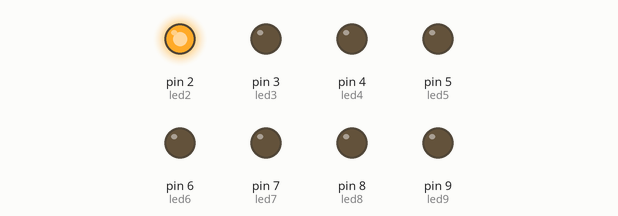
Simulated run of this sketch. Board: Arduino Uno, built with avr-gcc and run on an emulated ATmega328P. Parts: output pins drawn as LEDs (lit = HIGH).

Above: at 0.02 s.
At 0.27 s:
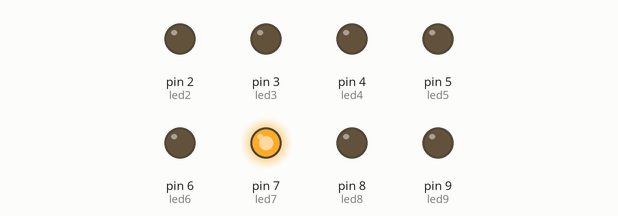
At 0.57 s:
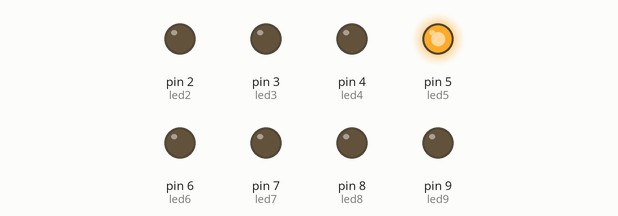
At 1.37 s:
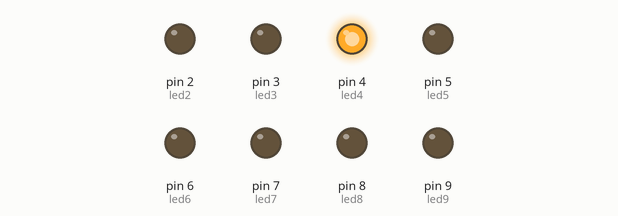
At 2.02 s:
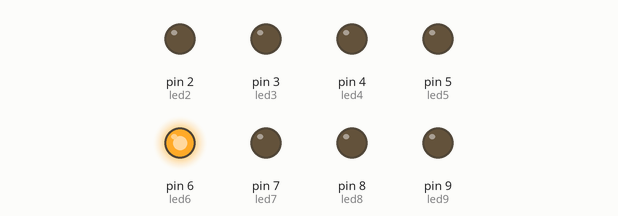
At 2.92 s:
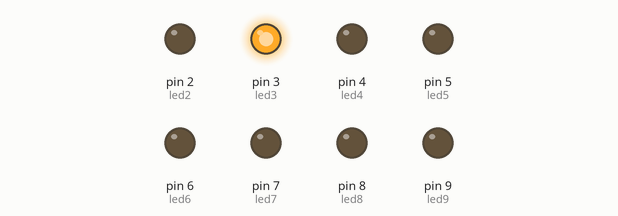
Timing chart, 0 to 3.2 s (numbered marks = the images above):
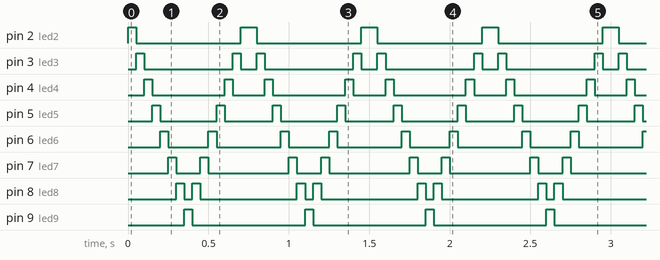

The sketch:

Linea.ino
```cpp
byte led2 = 2;
byte led3 = 3;
byte led4 = 4;
byte led5 = 5;
byte led6 = 6;
byte led7 = 7;
byte led8 = 8;
byte led9 = 9;

void setup() {
  pinMode(led2, OUTPUT);
  pinMode(led3, OUTPUT);
  pinMode(led4, OUTPUT);
  pinMode(led5, OUTPUT);
  pinMode(led6, OUTPUT);
  pinMode(led7, OUTPUT);
  pinMode(led8, OUTPUT);
  pinMode(led9, OUTPUT);
  Serial.begin(9600);
}

void loop() {

  digitalWrite(led2, LOW);
  digitalWrite(led3, LOW);
  digitalWrite(led4, LOW);
  digitalWrite(led5, LOW);
  digitalWrite(led6, LOW);
  digitalWrite(led7, LOW);
  digitalWrite(led8, LOW);
  digitalWrite(led9, LOW);

  ///Hacia enfrente

  digitalWrite(led2,HIGH);
  delay(50);

  digitalWrite(led2, LOW);
  digitalWrite(led3,HIGH);
  delay(50);

  digitalWrite(led3, LOW);
  digitalWrite(led4,HIGH);
  delay(50);

  digitalWrite(led4, LOW);
  digitalWrite(led5,HIGH);
  delay(50);

  digitalWrite(led5, LOW);
  digitalWrite(led6,HIGH);
  delay(50);

  digitalWrite(led6, LOW);
  digitalWrite(led7,HIGH);
  delay(50);

  digitalWrite(led7, LOW);
  digitalWrite(led8,HIGH);
  delay(50);

  digitalWrite(led8, LOW);
  digitalWrite(led9,HIGH);
  delay(50);


  ///Hacia atras

  digitalWrite(led9, LOW);
  digitalWrite(led8,HIGH);
  delay(50);

  digitalWrite(led8, LOW);
  digitalWrite(led7,HIGH);
  delay(50);

  digitalWrite(led7, LOW);
  digitalWrite(led6,HIGH);
  delay(50);

  digitalWrite(led6, LOW);
  digitalWrite(led5,HIGH);
  delay(50);

  digitalWrite(led5, LOW);
  digitalWrite(led4,HIGH);
  delay(50);

  digitalWrite(led4, LOW);
  digitalWrite(led3,HIGH);
  delay(50);

  digitalWrite(led3, LOW);
  digitalWrite(led2,HIGH);
  delay(50);


}
```

Measured:
- by itself, pin 2 (led2): alternates HIGH for 0.10 s and LOW for 0.65 s
- by itself, pin 3 (led3): repeats every 0.75 s: LOW 0.55 s, HIGH 0.05 s, LOW 0.10 s, HIGH 0.05 s
- by itself, pin 4 (led4): repeats every 0.75 s: LOW 0.45 s, HIGH 0.05 s, LOW 0.20 s, HIGH 0.05 s
- by itself, pin 5 (led5): alternates HIGH for 0.05 s and LOW for 0.33 s
- by itself, pin 6 (led6): repeats every 0.75 s: LOW 0.25 s, HIGH 0.05 s, LOW 0.40 s, HIGH 0.05 s
- by itself, pin 7 (led7): repeats every 0.75 s: LOW 0.15 s, HIGH 0.05 s, LOW 0.50 s, HIGH 0.05 s
- by itself, pin 8 (led8): repeats every 0.75 s: LOW 0.05 s, HIGH 0.05 s, LOW 0.60 s, HIGH 0.05 s
- by itself, pin 9 (led9): alternates HIGH for 0.05 s and LOW for 0.70 s
